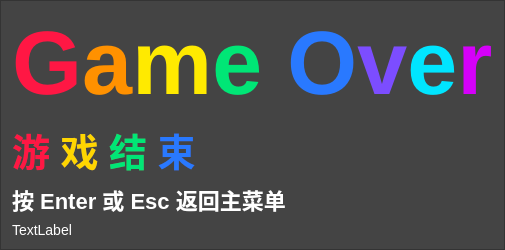
     <widget class="QFrame" name="endMenu">
      <property name="geometry">
       <rect>
        <x>-60</x>
        <y>20</y>
        <width>466</width>
        <height>241</height>
       </rect>
      </property>
      <property name="styleSheet">
       <string notr="true">background-color: #444444;</string>
      </property>
      <property name="frameShape">
       <enum>QFrame::Shape::StyledPanel</enum>
      </property>
      <property name="frameShadow">
       <enum>QFrame::Shadow::Raised</enum>
      </property>
      <layout class="QVBoxLayout" name="verticalLayout_2">
       <item>
        <widget class="QLabel" name="labelGameOver">
         <property name="styleSheet">
          <string notr="true">font-size: 90px;
    font-family: 'Fira Code', 'Consolas', 'Arial';
    font-weight: bold;
    /* color 这里不写，由Html富文本指定 */
    qproperty-alignment: 'AlignCenter';
    border: none;
    background: transparent;</string>
         </property>
         <property name="text">
          <string>&lt;html&gt;&lt;head/&gt;&lt;body&gt;&lt;p&gt;&lt;span style=&quot; color:#ff1744;&quot;&gt;G&lt;/span&gt;&lt;span style=&quot; color:#ff9100;&quot;&gt;a&lt;/span&gt;&lt;span style=&quot; color:#ffea00;&quot;&gt;m&lt;/span&gt;&lt;span style=&quot; color:#00e676;&quot;&gt;e &lt;/span&gt;&lt;span style=&quot; color:#2979ff;&quot;&gt;O&lt;/span&gt;&lt;span style=&quot; color:#7c4dff;&quot;&gt;v&lt;/span&gt;&lt;span style=&quot; color:#00e5ff;&quot;&gt;e&lt;/span&gt;&lt;span style=&quot; color:#d500f9;&quot;&gt;r&lt;/span&gt;&lt;/p&gt;&lt;/body&gt;&lt;/html&gt;</string>
         </property>
        </widget>
       </item>
       <item>
        <widget class="QLabel" name="labelGameOverCn">
         <property name="styleSheet">
          <string notr="true"> font-size: 38px;
    font-family: 'MiSans', 'Microsoft YaHei', 'Arial';
    font-weight: bold;
    qproperty-alignment: 'AlignCenter';
    border: none;
    background: transparent;</string>
         </property>
         <property name="text">
          <string>&lt;span style=&quot;color:#FF1744;&quot;&gt;游&lt;/span&gt;
&lt;span style=&quot;color:#FFD600;&quot;&gt;戏&lt;/span&gt;
&lt;span style=&quot;color:#00E676;&quot;&gt;结&lt;/span&gt;
&lt;span style=&quot;color:#2979FF;&quot;&gt;束&lt;/span&gt;
</string>
         </property>
        </widget>
       </item>
       <item>
        <widget class="QLabel" name="labelTip">
         <property name="styleSheet">
          <string notr="true">font-size: 22px;
    font-family: 'MiSans', 'Microsoft YaHei', 'Arial';
    font-weight: bold;
    color: #fff;
    qproperty-alignment: 'AlignCenter';
    border: none;
    background: transparent;</string>
         </property>
         <property name="text">
          <string>&lt;html&gt;&lt;head/&gt;&lt;body&gt;&lt;p&gt;按 Enter 或 Esc 返回主菜单&lt;/p&gt;&lt;/body&gt;&lt;/html&gt;</string>
         </property>
        </widget>
       </item>
       <item>
        <widget class="QLabel" name="labelScoreInfo">
         <property name="styleSheet">
          <string notr="true">font-size: 14px;
    font-family: 'Fira Code', 'MiSans', 'Arial';
    color: #fff;
    qproperty-alignment: 'AlignCenter';
    border: none;
    background: transparent;</string>
         </property>
         <property name="text">
          <string>TextLabel</string>
         </property>
        </widget>
       </item>
      </layout>
     </widget>
